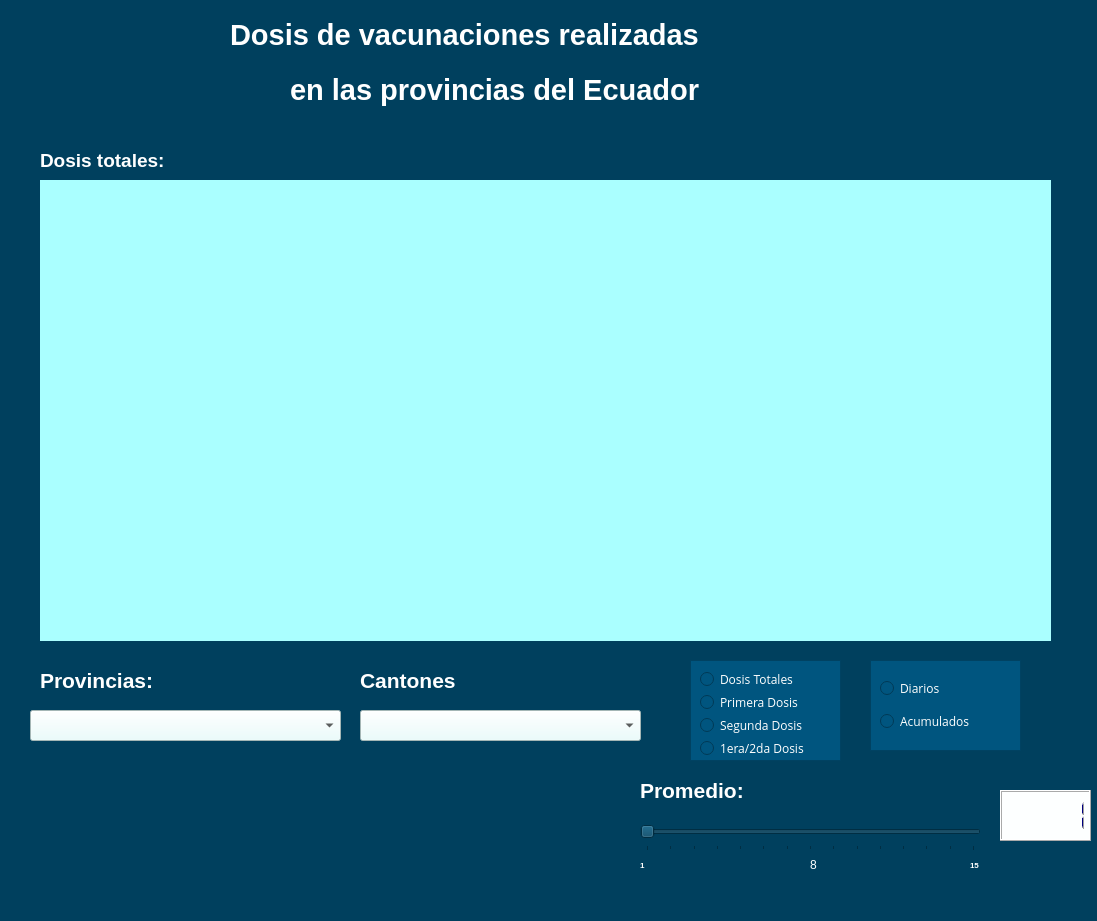
<?xml version="1.0" encoding="UTF-8"?>
<ui version="4.0">
 <class>MainWindow</class>
 <widget class="QMainWindow" name="MainWindow">
  <property name="geometry">
   <rect>
    <x>0</x>
    <y>0</y>
    <width>1097</width>
    <height>921</height>
   </rect>
  </property>
  <property name="windowTitle">
   <string>MainWindow</string>
  </property>
  <property name="styleSheet">
   <string notr="true">background-color: rgb(0, 64, 94);</string>
  </property>
  <widget class="QWidget" name="centralwidget">
   <widget class="QLabel" name="label_2">
    <property name="geometry">
     <rect>
      <x>290</x>
      <y>70</y>
      <width>561</width>
      <height>41</height>
     </rect>
    </property>
    <property name="styleSheet">
     <string notr="true">color: rgb(255, 255, 255);</string>
    </property>
    <property name="text">
     <string>&lt;html&gt;&lt;head/&gt;&lt;body&gt;&lt;p&gt;&lt;span style=&quot; font-size:22pt; font-weight:600;&quot;&gt;en las provincias del Ecuador&lt;/span&gt;&lt;/p&gt;&lt;/body&gt;&lt;/html&gt;</string>
    </property>
   </widget>
   <widget class="QLabel" name="label">
    <property name="geometry">
     <rect>
      <x>230</x>
      <y>0</y>
      <width>661</width>
      <height>71</height>
     </rect>
    </property>
    <property name="styleSheet">
     <string notr="true">color: rgb(255, 255, 255);</string>
    </property>
    <property name="text">
     <string>&lt;html&gt;&lt;head/&gt;&lt;body&gt;&lt;p&gt;&lt;span style=&quot; font-size:22pt; font-weight:600;&quot;&gt;Dosis de vacunaciones realizadas &lt;/span&gt;&lt;/p&gt;&lt;/body&gt;&lt;/html&gt;</string>
    </property>
   </widget>
   <widget class="QLabel" name="label_4">
    <property name="geometry">
     <rect>
      <x>640</x>
      <y>770</y>
      <width>151</width>
      <height>41</height>
     </rect>
    </property>
    <property name="styleSheet">
     <string notr="true">color: rgb(255, 255, 255);</string>
    </property>
    <property name="text">
     <string>&lt;html&gt;&lt;head/&gt;&lt;body&gt;&lt;p&gt;&lt;span style=&quot; font-size:16pt; font-weight:600;&quot;&gt;Promedio:&lt;/span&gt;&lt;/p&gt;&lt;/body&gt;&lt;/html&gt;</string>
    </property>
   </widget>
   <widget class="QLabel" name="label_3">
    <property name="geometry">
     <rect>
      <x>40</x>
      <y>660</y>
      <width>171</width>
      <height>41</height>
     </rect>
    </property>
    <property name="styleSheet">
     <string notr="true">color: rgb(255, 255, 255);</string>
    </property>
    <property name="text">
     <string>&lt;html&gt;&lt;head/&gt;&lt;body&gt;&lt;p&gt;&lt;span style=&quot; font-size:16pt; font-weight:600;&quot;&gt;Provincias:&lt;/span&gt;&lt;/p&gt;&lt;/body&gt;&lt;/html&gt;</string>
    </property>
   </widget>
   <widget class="QLabel" name="label_6">
    <property name="geometry">
     <rect>
      <x>40</x>
      <y>140</y>
      <width>171</width>
      <height>41</height>
     </rect>
    </property>
    <property name="styleSheet">
     <string notr="true">color: rgb(255, 255, 255);</string>
    </property>
    <property name="text">
     <string>&lt;html&gt;&lt;head/&gt;&lt;body&gt;&lt;p&gt;&lt;span style=&quot; font-size:14pt; font-weight:600;&quot;&gt;Dosis totales:&lt;/span&gt;&lt;/p&gt;&lt;/body&gt;&lt;/html&gt;</string>
    </property>
   </widget>
   <widget class="QFrame" name="frameVacunasDosis">
    <property name="geometry">
     <rect>
      <x>690</x>
      <y>660</y>
      <width>151</width>
      <height>101</height>
     </rect>
    </property>
    <property name="styleSheet">
     <string notr="true">background-color:rgb(0, 85, 127);
border-color: rgb(0, 0, 0);</string>
    </property>
    <property name="frameShape">
     <enum>QFrame::StyledPanel</enum>
    </property>
    <property name="frameShadow">
     <enum>QFrame::Raised</enum>
    </property>
    <widget class="QWidget" name="verticalLayoutWidget">
     <property name="geometry">
      <rect>
       <x>10</x>
       <y>10</y>
       <width>131</width>
       <height>87</height>
      </rect>
     </property>
     <layout class="QVBoxLayout" name="verticalLayout">
      <item>
       <widget class="QRadioButton" name="radioB_dosisT">
        <property name="font">
         <font>
          <family>Open Sans</family>
         </font>
        </property>
        <property name="styleSheet">
         <string notr="true">color: rgb(255, 255, 255);</string>
        </property>
        <property name="text">
         <string>Dosis Totales</string>
        </property>
       </widget>
      </item>
      <item>
       <widget class="QRadioButton" name="radioB_primeraD">
        <property name="font">
         <font>
          <family>Open Sans</family>
         </font>
        </property>
        <property name="styleSheet">
         <string notr="true">color: rgb(255, 255, 255);</string>
        </property>
        <property name="text">
         <string>Primera Dosis</string>
        </property>
       </widget>
      </item>
      <item>
       <widget class="QRadioButton" name="radioB_segundaD">
        <property name="font">
         <font>
          <family>Open Sans</family>
         </font>
        </property>
        <property name="styleSheet">
         <string notr="true">color: rgb(255, 255, 255);</string>
        </property>
        <property name="text">
         <string>Segunda Dosis</string>
        </property>
       </widget>
      </item>
      <item>
       <widget class="QRadioButton" name="radioB_ambasD">
        <property name="font">
         <font>
          <family>Open Sans</family>
         </font>
        </property>
        <property name="styleSheet">
         <string notr="true">color: rgb(255, 255, 255);</string>
        </property>
        <property name="text">
         <string>1era/2da Dosis</string>
        </property>
       </widget>
      </item>
     </layout>
    </widget>
   </widget>
   <widget class="QFrame" name="frameVacunasExtras">
    <property name="geometry">
     <rect>
      <x>870</x>
      <y>660</y>
      <width>151</width>
      <height>91</height>
     </rect>
    </property>
    <property name="styleSheet">
     <string notr="true">background-color:rgb(0, 85, 127);
border-color: rgb(0, 0, 0);</string>
    </property>
    <property name="frameShape">
     <enum>QFrame::StyledPanel</enum>
    </property>
    <property name="frameShadow">
     <enum>QFrame::Raised</enum>
    </property>
    <widget class="QWidget" name="verticalLayoutWidget_2">
     <property name="geometry">
      <rect>
       <x>10</x>
       <y>10</y>
       <width>131</width>
       <height>71</height>
      </rect>
     </property>
     <layout class="QVBoxLayout" name="verticalLayout_2">
      <item>
       <widget class="QRadioButton" name="radioB_datosD">
        <property name="font">
         <font>
          <family>Open Sans</family>
         </font>
        </property>
        <property name="styleSheet">
         <string notr="true">color: rgb(255, 255, 255);</string>
        </property>
        <property name="text">
         <string>Diarios</string>
        </property>
       </widget>
      </item>
      <item>
       <widget class="QRadioButton" name="radioB_datosA">
        <property name="font">
         <font>
          <family>Open Sans</family>
         </font>
        </property>
        <property name="styleSheet">
         <string notr="true">color: rgb(255, 255, 255);</string>
        </property>
        <property name="text">
         <string>Acumulados</string>
        </property>
       </widget>
      </item>
     </layout>
    </widget>
   </widget>
   <widget class="QComboBox" name="cmbProvincias">
    <property name="geometry">
     <rect>
      <x>30</x>
      <y>710</y>
      <width>311</width>
      <height>31</height>
     </rect>
    </property>
    <property name="styleSheet">
     <string notr="true">background-color: rgb(230, 255, 254);</string>
    </property>
   </widget>
   <widget class="QComboBox" name="cmbCantones">
    <property name="geometry">
     <rect>
      <x>360</x>
      <y>710</y>
      <width>281</width>
      <height>31</height>
     </rect>
    </property>
    <property name="styleSheet">
     <string notr="true">background-color: rgb(230, 255, 254);</string>
    </property>
   </widget>
   <widget class="MplWidget" name="MplWidget" native="true">
    <property name="geometry">
     <rect>
      <x>40</x>
      <y>180</y>
      <width>1011</width>
      <height>461</height>
     </rect>
    </property>
    <property name="styleSheet">
     <string notr="true">background-color: rgb(170, 255, 255);
font: 6pt &quot;MS Shell Dlg 2&quot;;</string>
    </property>
   </widget>
   <widget class="QLabel" name="label_5">
    <property name="geometry">
     <rect>
      <x>360</x>
      <y>660</y>
      <width>171</width>
      <height>41</height>
     </rect>
    </property>
    <property name="styleSheet">
     <string notr="true">color: rgb(255, 255, 255);</string>
    </property>
    <property name="text">
     <string>&lt;html&gt;&lt;head/&gt;&lt;body&gt;&lt;p&gt;&lt;span style=&quot; font-size:16pt; font-weight:600;&quot;&gt;Cantones&lt;/span&gt;&lt;/p&gt;&lt;/body&gt;&lt;/html&gt;</string>
    </property>
   </widget>
   <widget class="QSlider" name="sliderPromedio">
    <property name="geometry">
     <rect>
      <x>640</x>
      <y>820</y>
      <width>341</width>
      <height>31</height>
     </rect>
    </property>
    <property name="minimum">
     <number>1</number>
    </property>
    <property name="maximum">
     <number>15</number>
    </property>
    <property name="orientation">
     <enum>Qt::Horizontal</enum>
    </property>
    <property name="tickPosition">
     <enum>QSlider::TicksBelow</enum>
    </property>
    <property name="tickInterval">
     <number>1</number>
    </property>
   </widget>
   <widget class="QLabel" name="label_7">
    <property name="geometry">
     <rect>
      <x>640</x>
      <y>850</y>
      <width>20</width>
      <height>31</height>
     </rect>
    </property>
    <property name="styleSheet">
     <string notr="true">color: rgb(255, 255, 255);</string>
    </property>
    <property name="text">
     <string>&lt;html&gt;&lt;head/&gt;&lt;body&gt;&lt;p&gt;&lt;span style=&quot; font-size:6pt; font-weight:600;&quot;&gt;1&lt;/span&gt;&lt;/p&gt;&lt;/body&gt;&lt;/html&gt;</string>
    </property>
   </widget>
   <widget class="QLabel" name="label_8">
    <property name="geometry">
     <rect>
      <x>970</x>
      <y>850</y>
      <width>31</width>
      <height>31</height>
     </rect>
    </property>
    <property name="styleSheet">
     <string notr="true">color: rgb(255, 255, 255);</string>
    </property>
    <property name="text">
     <string>&lt;html&gt;&lt;head/&gt;&lt;body&gt;&lt;p&gt;&lt;span style=&quot; font-size:6pt; font-weight:600;&quot;&gt;15&lt;/span&gt;&lt;/p&gt;&lt;/body&gt;&lt;/html&gt;</string>
    </property>
   </widget>
   <widget class="QLCDNumber" name="lcdNumero">
    <property name="geometry">
     <rect>
      <x>1000</x>
      <y>790</y>
      <width>91</width>
      <height>51</height>
     </rect>
    </property>
    <property name="styleSheet">
     <string notr="true">background-color: rgb(253, 255, 255);
color: rgb(0, 0, 127);</string>
    </property>
    <property name="value" stdset="0">
     <double>1.000000000000000</double>
    </property>
    <property name="intValue" stdset="0">
     <number>1</number>
    </property>
   </widget>
   <widget class="QLabel" name="label_9">
    <property name="geometry">
     <rect>
      <x>810</x>
      <y>850</y>
      <width>21</width>
      <height>31</height>
     </rect>
    </property>
    <property name="styleSheet">
     <string notr="true">color: rgb(255, 255, 255);</string>
    </property>
    <property name="text">
     <string>&lt;html&gt;&lt;head/&gt;&lt;body&gt;&lt;p&gt;8&lt;/p&gt;&lt;/body&gt;&lt;/html&gt;</string>
    </property>
   </widget>
  </widget>
  <widget class="QMenuBar" name="menubar">
   <property name="geometry">
    <rect>
     <x>0</x>
     <y>0</y>
     <width>1097</width>
     <height>26</height>
    </rect>
   </property>
  </widget>
  <widget class="QStatusBar" name="statusbar"/>
 </widget>
 <customwidgets>
  <customwidget>
   <class>MplWidget</class>
   <extends>QWidget</extends>
   <header>mplwidget.h</header>
   <container>1</container>
  </customwidget>
 </customwidgets>
 <resources/>
 <connections/>
</ui>
